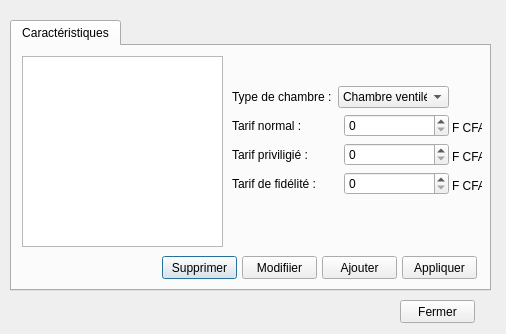
<?xml version="1.0" encoding="UTF-8"?>
<ui version="4.0">
 <class>DialogConfigChambre</class>
 <widget class="QDialog" name="DialogConfigChambre">
  <property name="geometry">
   <rect>
    <x>0</x>
    <y>0</y>
    <width>506</width>
    <height>334</height>
   </rect>
  </property>
  <property name="windowTitle">
   <string>Dialog</string>
  </property>
  <widget class="QTabWidget" name="tabWidget">
   <property name="geometry">
    <rect>
     <x>10</x>
     <y>20</y>
     <width>481</width>
     <height>271</height>
    </rect>
   </property>
   <property name="currentIndex">
    <number>0</number>
   </property>
   <widget class="QWidget" name="tab">
    <attribute name="title">
     <string>Caractéristiques</string>
    </attribute>
    <widget class="QTableView" name="tableView">
     <property name="geometry">
      <rect>
       <x>10</x>
       <y>10</y>
       <width>201</width>
       <height>191</height>
      </rect>
     </property>
     <property name="editTriggers">
      <set>QAbstractItemView::NoEditTriggers</set>
     </property>
     <property name="selectionMode">
      <enum>QAbstractItemView::SingleSelection</enum>
     </property>
     <property name="selectionBehavior">
      <enum>QAbstractItemView::SelectRows</enum>
     </property>
     <attribute name="horizontalHeaderStretchLastSection">
      <bool>true</bool>
     </attribute>
     <attribute name="horizontalHeaderStretchLastSection">
      <bool>true</bool>
     </attribute>
    </widget>
    <widget class="QPushButton" name="btn_supprimer">
     <property name="geometry">
      <rect>
       <x>150</x>
       <y>210</y>
       <width>75</width>
       <height>23</height>
      </rect>
     </property>
     <property name="text">
      <string>Supprimer</string>
     </property>
    </widget>
    <widget class="QPushButton" name="btn_modifier">
     <property name="geometry">
      <rect>
       <x>230</x>
       <y>210</y>
       <width>75</width>
       <height>23</height>
      </rect>
     </property>
     <property name="text">
      <string>Modifiier</string>
     </property>
    </widget>
    <widget class="QPushButton" name="btn_ajouter">
     <property name="geometry">
      <rect>
       <x>310</x>
       <y>210</y>
       <width>75</width>
       <height>23</height>
      </rect>
     </property>
     <property name="text">
      <string>Ajouter</string>
     </property>
    </widget>
    <widget class="QWidget" name="layoutWidget_2">
     <property name="geometry">
      <rect>
       <x>440</x>
       <y>70</y>
       <width>30</width>
       <height>81</height>
      </rect>
     </property>
     <layout class="QVBoxLayout" name="verticalLayout_2">
      <item>
       <widget class="QLabel" name="label_5">
        <property name="text">
         <string>F CFA</string>
        </property>
       </widget>
      </item>
      <item>
       <widget class="QLabel" name="label_7">
        <property name="text">
         <string>F CFA</string>
        </property>
       </widget>
      </item>
      <item>
       <widget class="QLabel" name="label_6">
        <property name="text">
         <string>F CFA</string>
        </property>
       </widget>
      </item>
     </layout>
    </widget>
    <widget class="QPushButton" name="btn_appliquer">
     <property name="geometry">
      <rect>
       <x>390</x>
       <y>210</y>
       <width>75</width>
       <height>23</height>
      </rect>
     </property>
     <property name="text">
      <string>Appliquer</string>
     </property>
    </widget>
    <widget class="QWidget" name="">
     <property name="geometry">
      <rect>
       <x>220</x>
       <y>40</y>
       <width>217</width>
       <height>110</height>
      </rect>
     </property>
     <layout class="QVBoxLayout" name="verticalLayout_3">
      <item>
       <layout class="QHBoxLayout" name="horizontalLayout">
        <item>
         <widget class="QLabel" name="label">
          <property name="text">
           <string>Type de chambre :</string>
          </property>
         </widget>
        </item>
        <item>
         <widget class="QComboBox" name="comboBoxTypeTarif">
          <item>
           <property name="text">
            <string>Chambre ventilée</string>
           </property>
          </item>
          <item>
           <property name="text">
            <string>Chambre climatisée</string>
           </property>
          </item>
          <item>
           <property name="text">
            <string>Suite</string>
           </property>
          </item>
         </widget>
        </item>
       </layout>
      </item>
      <item>
       <layout class="QVBoxLayout" name="verticalLayout">
        <item>
         <layout class="QHBoxLayout" name="horizontalLayout_2">
          <item>
           <widget class="QLabel" name="label_2">
            <property name="text">
             <string>Tarif normal :</string>
            </property>
           </widget>
          </item>
          <item>
           <widget class="QSpinBox" name="spinBoxTarifNormal">
            <property name="maximum">
             <number>10000000</number>
            </property>
            <property name="singleStep">
             <number>500</number>
            </property>
           </widget>
          </item>
         </layout>
        </item>
        <item>
         <layout class="QHBoxLayout" name="horizontalLayout_3">
          <item>
           <widget class="QLabel" name="label_3">
            <property name="text">
             <string>Tarif priviligié :</string>
            </property>
           </widget>
          </item>
          <item>
           <widget class="QSpinBox" name="spinBoxTarifPriviligie">
            <property name="maximum">
             <number>1000000</number>
            </property>
            <property name="singleStep">
             <number>500</number>
            </property>
           </widget>
          </item>
         </layout>
        </item>
        <item>
         <layout class="QHBoxLayout" name="horizontalLayout_4">
          <item>
           <widget class="QLabel" name="label_4">
            <property name="text">
             <string>Tarif de fidélité :</string>
            </property>
           </widget>
          </item>
          <item>
           <widget class="QSpinBox" name="spinBoxTarifFidelite">
            <property name="maximum">
             <number>10000000</number>
            </property>
            <property name="singleStep">
             <number>500</number>
            </property>
           </widget>
          </item>
         </layout>
        </item>
       </layout>
      </item>
     </layout>
    </widget>
   </widget>
  </widget>
  <widget class="QPushButton" name="btn_fermer">
   <property name="geometry">
    <rect>
     <x>400</x>
     <y>300</y>
     <width>75</width>
     <height>23</height>
    </rect>
   </property>
   <property name="text">
    <string>Fermer</string>
   </property>
  </widget>
 </widget>
 <resources/>
 <connections/>
</ui>
